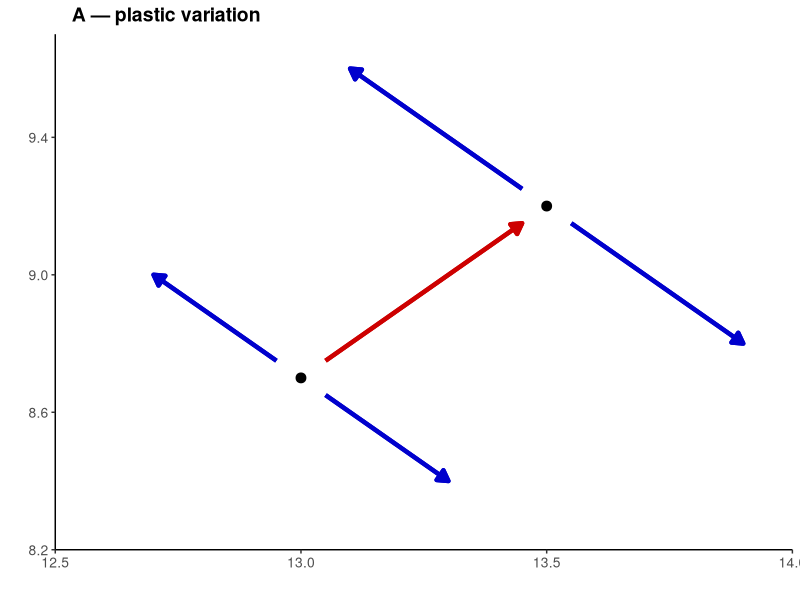
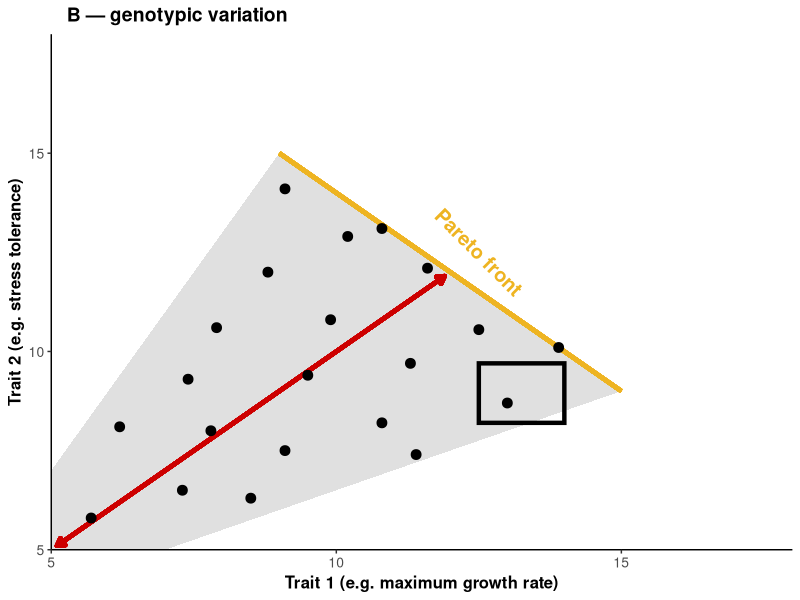

These charts were generated, in order, by the following R code: (Note: this script raises an error after producing the figures.)
# Jason R Laurich

# September 9th, 2025

# Creating an introductory figure to lay out hypotheses and predictions/ serve as a roadmap for the paper

# 3 panels?

# Idea - working off of the Metcalfe 2025 JEB paper: one panel could be at the level of organism? The three ways in which trade-offs
# can emerge as a result of energy ceilings? (3) plastic ceiling - location of PF could change within a single org.
# How does this relate to our experiments? Physiological changes (epigenetic) or adaptive evolution of this frontier?

# Idea - working of the Y-model resource-dependent trade off idea (e.g. Johnson and Nassrullah, 2025) - trade-offs could be detected 
# with quantile regressions? What about at the bleeding edge (PFs)?!?
# Also more variation in resource acquisition (e.g. 1/R*s) leads to weaker/ positive correlations? Could test this with my data
# Both across the whole dataset and among Pareto-optimal points?

# Question - what is the formal definition of Pareto fronts in biology? Would they apply at the level of individuals, or just within sp. and across them?

# Garland et al 2022: (1) allocation constraints, (2) functional conflicts, (3) shared biochemical pathways, (4) antagonistic pleiotropy,
# (5) ecological circumstances/ selection regime, (6) sexual selection. 
# 1-3 all for sure involved in our study. 

# Idea - do I go back and fit models to each replicate within each population? Would allow me to assess variation in resource acquisition within experimental
# populations and its effects on weaker negative correlations? OR positive? (e.g. Mark Johnston's question). Also the Haave-Audet meta-analysis'.... point 
# about looking at trade-offs within individuals (here really within genetically similar populations) and among them. 

# Packages & Functions ----------------------------------------------------

library(tidyverse)
library(cowplot)
library(patchwork)

# Create panel A — variation w/in individuals  --------------------

df.A <- data.frame(
  y = c(8.7, 9.2),
  x = c(13, 13.5)
)

p.A <- ggplot(df.A, aes(x = x, y = y)) +
  geom_point(size= 3) +
  
  theme_classic() +
  
  
  labs(x = "",    
       y = "", 
       title = "A — plastic variation") +  # labels
  
  theme(
    legend.position = "none",  
    axis.title = element_text(size = 12, face = "bold"),  
    axis.text = element_text(size = 10, face ="plain"),
    plot.title = element_text(size = 14, face = "bold", hjust = 0.03)# theme stuff
  ) +
  
  geom_segment(
    aes(x = 13.05, y = 8.75, xend = 13.45, yend = 9.15),
    inherit.aes = FALSE,
    colour = "red3", linewidth = 1.5,
    arrow = arrow(length = unit(3, "mm"), type = "closed")
  ) +
  
  geom_segment(
    aes(x = 13.05, y = 8.65, xend = 13.30, yend = 8.4),
    inherit.aes = FALSE,
    colour = "blue3", linewidth = 1.5,
    arrow = arrow(length = unit(3, "mm"), type = "closed")
  ) +
  
  geom_segment(
           x = 12.95,  y = 8.75,
           xend = 12.7,   yend = 9.0,
           colour = "blue3", linewidth = 1.5,
           arrow = arrow(length = unit(3, "mm"), type = "closed")
  ) +
  
  geom_segment(
           x = 13.55,  y = 9.15,
           xend = 13.9,   yend = 8.8,
           colour = "blue3", linewidth = 1.5,
           arrow = arrow(length = unit(3, "mm"), type = "closed")
  ) +
  
  geom_segment(
           x = 13.45,  y = 9.25,
           xend = 13.1,   yend = 9.6,
           colour = "blue3", linewidth = 1.5,
           arrow = arrow(length = unit(3, "mm"), type = "closed")
  ) +
  
  coord_cartesian(xlim = c(12.5,14), ylim = c(8.2,9.7), expand = FALSE)

p.A

# Create panel B — variation across individuals/ genotypes ----------------

df.B <- data.frame(
  x = c(5.7, 6.2, 7.3, 7.4, 8.5, 7.8, 8.8, 9.1, 7.9, 9.5, 10.8, 9.9, 10.2, 11.6, 11.4, 11.3, 13.9, 9.1, 12.5, 13.0, 10.8),
  y = c(5.8, 8.1, 6.5, 9.3, 6.3, 8.0, 12.0, 7.5, 10.6, 9.4, 8.2, 10.8, 12.9, 12.1, 7.4, 9.7, 10.1, 14.1, 10.55, 8.7, 13.1)
)

poly.band <- data.frame(
  x = c(5, 7, 15, 9, 5),
  y = c(5, 5, 9, 15, 7)
)

p.B <- ggplot(df.B, aes(x = x, y = y)) +
  
  geom_polygon(data = poly.band, aes(x, y),
               fill = "grey60", alpha = 0.3, colour = NA,
               inherit.aes = FALSE) +
  
  scale_y_continuous(limits = c(5, 18), breaks = c(5, 10, 15)) +
  scale_x_continuous(limits = c(5, 18), breaks = c(5, 10, 15)) +
  
  theme_classic() +
  
  geom_segment(
    aes(x = 5.1, y = 5.1, xend = 11.9, yend = 11.9),
    inherit.aes = FALSE,
    colour = "red3", linewidth = 1.5,
    arrow = arrow(length = unit(2.1, "mm"), ends = "both", type = "closed")) +
  
  geom_segment(
    x = 15,  y = 9,
    xend = 9,   yend = 15,
    colour = "goldenrod2", linewidth = 1.5) +
  
  annotate(
    "rect",
    xmin = 12.5, xmax = 14,
    ymin = 8.2, ymax = 9.7,
    fill = NA, colour = "black", linewidth = 1.5
  ) +
  
  geom_point(size= 3) +
  
  labs(x = "Trait 1 (e.g. maximum growth rate)",    
       y = "Trait 2 (e.g. stress tolerance)", 
       title = "B — genotypic variation") +  # labels
  
  theme(
    legend.position = "none",  
    axis.title = element_text(size = 12, face = "bold"),  
    axis.text = element_text(size = 10, face ="plain"),
    plot.title = element_text(size = 14, face = "bold", hjust = 0.03)# theme stuff
  ) +
  
  annotate("text", x = 12.5, y = 12.5, label = "Pareto front", size = 5.1, fontface = "bold", colour = "goldenrod2", angle = -45) +
  
  coord_cartesian(xlim = c(5,18), ylim = c(5,18), expand = FALSE) 

p.B

# Create panel C — variation across individuals/ genotypes with a gap ----------------

df.C <- data.frame(
  x = c(5.7, 6.2, 7.3, 7.4, 8.5, 7.8, 9.1, 7.90, 9.5, 10.8, 12.0, 14.1, 13.55, 13.1, 10.70, 14.55, 9.10, 11.90, 14.45, 10.1, 14.7, 13.1),
  y = c(5.8, 8.1, 6.5, 9.3, 6.3, 8.0, 7.5, 10.6, 9.4, 8.20, 13.6, 10.2, 12.30, 13.8, 14.55, 11.10, 14.1, 14.45, 11.90, 14.7, 9.10, 13.0)
)

p.C <- ggplot(df.C, aes(x = x, y = y)) +
  
  scale_y_continuous(limits = c(5, 16), breaks = c(5, 10, 15)) +
  scale_x_continuous(limits = c(5, 16), breaks = c(5, 10, 15)) +
  
  theme_classic() +
  
  geom_segment(
    aes(x = 5.1, y = 5.1, xend = 13.4, yend = 13.4),
    inherit.aes = FALSE,
    colour = "red3", linewidth = 1.5,
    arrow = arrow(length = unit(2.1, "mm"), ends = "both", type = "closed")) +
  
  geom_line(data = curve_pts, aes(x = x, y = y), color = "orchid2", size = 1.5, inherit.aes = FALSE) +  # Pareto front
  
  geom_polygon(data = poly.crv, aes(x, y),
               fill = "grey60", alpha = 0.3, colour = NA,
               inherit.aes = FALSE) +
  
  geom_point(size= 3) +
  
  labs(x = "Trait 1 (e.g. nutrient acquisition)",    
       y = "Trait 2 (e.g. stress tolerance)", 
       title = "C — genotypic variation") +  # labels
  
  theme(
    legend.position = "none",  
    axis.title = element_text(size = 12, face = "bold"),  
    axis.text = element_text(size = 10, face ="plain"),
    plot.title = element_text(size = 14, face = "bold", hjust = 0.03)# theme stuff
  ) +
  
  annotate("text", x = 13.8, y = 13.8, label = "Pareto front", size = 5.1, fontface = "bold", colour = "orchid2", angle = -45) +
  
  coord_cartesian(xlim = c(5,16), ylim = c(5,16), expand = FALSE) 

p.C

# Create panel C.2 — variation across individuals/ genotypes with a gap, PF extended into new space ----------------

df.C2 <- data.frame(
  x = c(5.7, 6.2, 7.3, 7.4, 8.5, 7.8, 8.8, 9.1, 7.9, 9.5, 10.8, 9.9, 10.2, 11.6, 11.4, 11.3, 13.9, 9.1, 12.5, 13.0, 10.8, 13.55, 11.25, 9.9, 15.2, 12.85, 16.6, 15.8, 12.5, 10.5, 14.0),
  y = c(5.8, 8.1, 6.5, 9.3, 6.3, 8.0, 12.0, 7.5, 10.6, 9.4, 8.2, 10.8, 12.9, 12.1, 7.4, 9.7, 10.1, 14.1, 10.55, 8.7, 13.1, 13.3, 15.85, 16.7, 11.9, 14.3, 10.1, 10.7, 13.4, 15.1, 12.1)
)

p.C2 <- ggplot(df.C2, aes(x = x, y = y)) +
  
  geom_polygon(data = poly.band, aes(x, y),
               fill = "grey60", alpha = 0.3, colour = NA,
               inherit.aes = FALSE) +
  
  scale_y_continuous(limits = c(5, 18), breaks = c(5, 10, 15)) +
  scale_x_continuous(limits = c(5, 18), breaks = c(5, 10, 15)) +
  
  theme_classic() +
  
  geom_segment(
    x = 15,  y = 9,
    xend = 9,   yend = 15,
    colour = "goldenrod2", linewidth = 1.5) +
  
  geom_segment(
    x = 17,  y = 10,
    xend = 10,   yend = 17,
    colour = "goldenrod2", linewidth = 1.5) +
  
  geom_segment(
    aes(x = 5.1, y = 5.1, xend = 13.4, yend = 13.4),
    inherit.aes = FALSE,
    colour = "red3", linewidth = 1.5,
    arrow = arrow(length = unit(2.1, "mm"), ends = "both", type = "closed")) +
  
  geom_point(size= 3) +
  
  labs(x = "Trait 1 (e.g. maximum growth rate)",    
       y = "Trait 2 (e.g. stress tolerance)",  
       title = "C — genotypic variation") +  # labels
  
  theme(
    legend.position = "none",  
    axis.title = element_text(size = 12, face = "bold"),  
    axis.text = element_text(size = 10, face ="plain"),
    plot.title = element_text(size = 14, face = "bold", hjust = 0.03)# theme stuff
  ) +
  
  annotate("text", x = 14, y = 14, label = "Pareto fronts", size = 5.1, fontface = "bold", colour = "goldenrod2", angle = -45) +
  
  coord_cartesian(xlim = c(5,18), ylim = c(5,18), expand = FALSE) 

p.C2

# Create panel E - interspecific variation (broad, positive)---------------------------------------

poly.band.E <- data.frame(
  x = c(2, 20, 9.5),
  y = c(2, 9.5, 20)
)

df.E <- data.frame(
  x = c(3.30, 4.7, 7.5, 4.8, 12.2, 11.2, 6.6, 7.3, 10.2, 13.1, 15.1, 16.7, 7.7, 12.8, 10.3, 9.7, 14.2, 19.5, 10.1),
  y = c(2.75, 8.1, 4.9, 5.1, 12.4, 6.5, 12.0, 9.5, 8.80, 6.70, 11.9, 9.3, 14.3, 9.70, 12.8, 16.6, 14.6, 9.6, 19.3)
)

df.E <- df.E %>% 
  mutate(x.ci = runif(n(),0.2,2.5), y.ci = runif(n(),0.2,2)) # Randomly assign spread values representing variation in ellipse shape and orientation


p.E <- ggplot(df.E, aes(x = x, y = y)) +
  
  geom_polygon(data = poly.band.E, aes(x, y),
               fill = "grey60", alpha = 0.3, colour = NA,
               inherit.aes = FALSE) +
  
  geom_segment(
    x = 20,  y = 9.5,
    xend = 9.5,   yend = 20,
    colour = "goldenrod2", linewidth = 1.5) +
  
  geom_point(size= 3) +
  
  scale_y_continuous(limits = c(0, 21), breaks = c(0, 5, 10, 15, 20)) +
  scale_x_continuous(limits = c(0, 21), breaks = c(0, 5, 10, 15, 20)) +
  
  geom_spoke(aes(angle = pi/4,        radius = y.ci), linewidth = 0.6) +
  geom_spoke(aes(angle = pi/4 + pi,   radius = y.ci), linewidth = 0.6) +
  
  geom_spoke(aes(angle = -pi/4,       radius = x.ci), linewidth = 0.6) +
  geom_spoke(aes(angle = -pi/4 + pi,  radius = x.ci), linewidth = 0.6) +
  
  labs(x = "Trait 1 (e.g. maximum growth rate)",    
       y = "Trait 2 (e.g. stress tolerance)",  
       title = "E — variation among species") +  # labels
  
  theme_classic() +
  
  theme(
    legend.position = "none",  
    axis.title = element_text(size = 12, face = "bold"),  
    axis.text = element_text(size = 10, face ="plain"),
    plot.title = element_text(size = 14, face = "bold", hjust = 0.03)# theme stuff
  ) +
  
  annotate("text", x = 15.25, y = 15.25, label = "Pareto front", size = 5.1, fontface = "bold", colour = "goldenrod2", angle = -45) +
  
  coord_cartesian(xlim = c(0,21), ylim = c(0,21), expand = FALSE)

p.E

# Create panel D - interspecific variation (negative, narrower) ---------------------

poly.band.D <- data.frame(             # Create a polygon! We'll set the lower limits at y and x 7.5. Slope is 7.5/18.
  x = c(17, 20, 9.5, 7.833333),        # solve for x = 16? ▲y = 4*(7.5/18) = 1.666667. y = 7.833333. Reverse for top left
  y = c(7.833333, 9.5, 20, 17)
)

df.D <- df.E %>% 
  filter(x >= 14.5 | y >= 14.5)

df.D2 <- data.frame(
  x = c(10.5, 12.5, 17.1, 12.5, 15.9, 13.6),
  y = c(15.1, 16.3, 10.6, 14.9, 13.1, 12.4)
)

df.D2 <- df.D2 %>% 
  mutate(x.ci = runif(n(),0.2,2.5), y.ci = runif(n(),0.2,2)) # Randomly assign spread values representing variation in ellipse shape and orientation

df.D <- rbind(df.D, df.D2)
  
p.D <- ggplot(df.D, aes(x = x, y = y)) +
  geom_point(size= 3) +
  
  geom_polygon(data = poly.band.D, aes(x, y),
               fill = "grey60", alpha = 0.3, colour = NA,
               inherit.aes = FALSE) +
  
  geom_segment(
    x = 20,  y = 9.5,
    xend = 9.5,   yend = 20,
    colour = "goldenrod2", linewidth = 1.5) +
  
  scale_y_continuous(limits = c(0, 21), breaks = c(0, 5, 10, 15, 20)) +
  scale_x_continuous(limits = c(0, 21), breaks = c(0, 5, 10, 15, 20)) +
  
  geom_spoke(aes(angle = pi/4,        radius = y.ci), linewidth = 0.6) +
  geom_spoke(aes(angle = pi/4 + pi,   radius = y.ci), linewidth = 0.6) +
  
  geom_spoke(aes(angle = -pi/4,       radius = x.ci), linewidth = 0.6) +
  geom_spoke(aes(angle = -pi/4 + pi,  radius = x.ci), linewidth = 0.6) +
  
  labs(x = "Trait 1 (e.g. maximum growth rate)",    
       y = "Trait 2 (e.g. stress tolerance)", 
       title = "D — variation among species") +  # labels
  
  theme_classic() +
  
  theme(
    legend.position = "none",  
    axis.title = element_text(size = 12, face = "bold"),  
    axis.text = element_text(size = 10, face ="plain"),
    plot.title = element_text(size = 14, face = "bold", hjust = 0.03)# theme stuff
  ) +
  
  coord_cartesian(xlim = c(0,21), ylim = c(0,21), expand = FALSE) +
  
  annotate("text", x = 15.25, y = 15.25, label = "Pareto front", size = 5.1, fontface = "bold", colour = "goldenrod2", angle = -45)

p.D

top   <- plot_spacer() + p.A + plot_spacer() + plot_layout(widths = c(0.25, 0.5, 0.25))
p.final <- top / (p.B | p.C2) / (p.D | p.E)
p.final

ggsave("figures/15_fig_conceptual.jpeg", p.final, width = 15, height = 21)
ggsave("figures/15_fig_conceptual.pdf", p.final, width = 15, height = 21)
